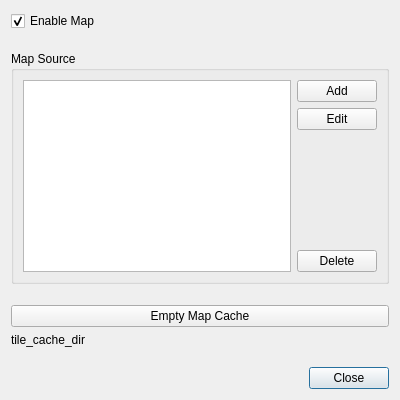
<?xml version="1.0" encoding="UTF-8"?>
<ui version="4.0">
 <class>mapPropertiesDialog</class>
 <widget class="QDialog" name="mapPropertiesDialog">
  <property name="geometry">
   <rect>
    <x>0</x>
    <y>0</y>
    <width>400</width>
    <height>400</height>
   </rect>
  </property>
  <property name="windowTitle">
   <string>Map Preferences</string>
  </property>
  <layout class="QVBoxLayout" name="verticalLayout">
   <item>
    <widget class="QCheckBox" name="mapCheckBox">
     <property name="text">
      <string>Enable Map</string>
     </property>
     <property name="checked">
      <bool>true</bool>
     </property>
    </widget>
   </item>
   <item>
    <spacer name="verticalSpacer_2">
     <property name="orientation">
      <enum>Qt::Vertical</enum>
     </property>
     <property name="sizeHint" stdset="0">
      <size>
       <width>20</width>
       <height>0</height>
      </size>
     </property>
    </spacer>
   </item>
   <item>
    <widget class="QGroupBox" name="groupBox">
     <property name="enabled">
      <bool>true</bool>
     </property>
     <property name="title">
      <string>Map Source</string>
     </property>
     <layout class="QGridLayout" name="gridLayout">
      <item row="0" column="0" rowspan="4">
       <widget class="QListWidget" name="mapAdapterListWidget">
        <property name="alternatingRowColors">
         <bool>true</bool>
        </property>
        <property name="selectionBehavior">
         <enum>QAbstractItemView::SelectRows</enum>
        </property>
        <property name="currentRow">
         <number>-1</number>
        </property>
       </widget>
      </item>
      <item row="0" column="1">
       <widget class="QPushButton" name="mapAdapterAddButton">
        <property name="text">
         <string>Add</string>
        </property>
        <property name="autoDefault">
         <bool>false</bool>
        </property>
       </widget>
      </item>
      <item row="1" column="1">
       <widget class="QPushButton" name="mapAdapterEditButton">
        <property name="text">
         <string>Edit</string>
        </property>
        <property name="autoDefault">
         <bool>false</bool>
        </property>
       </widget>
      </item>
      <item row="3" column="1">
       <widget class="QPushButton" name="mapAdapterDeleteButton">
        <property name="text">
         <string>Delete</string>
        </property>
        <property name="autoDefault">
         <bool>false</bool>
        </property>
       </widget>
      </item>
      <item row="2" column="1">
       <spacer name="verticalSpacer_4">
        <property name="orientation">
         <enum>Qt::Vertical</enum>
        </property>
        <property name="sizeHint" stdset="0">
         <size>
          <width>20</width>
          <height>68</height>
         </size>
        </property>
       </spacer>
      </item>
     </layout>
    </widget>
   </item>
   <item>
    <spacer name="verticalSpacer_3">
     <property name="orientation">
      <enum>Qt::Vertical</enum>
     </property>
     <property name="sizeHint" stdset="0">
      <size>
       <width>20</width>
       <height>11</height>
      </size>
     </property>
    </spacer>
   </item>
   <item>
    <widget class="QPushButton" name="emptyCacheButton">
     <property name="text">
      <string>Empty Map Cache</string>
     </property>
     <property name="autoDefault">
      <bool>false</bool>
     </property>
    </widget>
   </item>
   <item>
    <widget class="QLabel" name="cacheDirLabel">
     <property name="text">
      <string>tile_cache_dir</string>
     </property>
    </widget>
   </item>
   <item>
    <spacer name="verticalSpacer">
     <property name="orientation">
      <enum>Qt::Vertical</enum>
     </property>
     <property name="sizeHint" stdset="0">
      <size>
       <width>20</width>
       <height>0</height>
      </size>
     </property>
    </spacer>
   </item>
   <item>
    <widget class="QDialogButtonBox" name="buttonBox">
     <property name="orientation">
      <enum>Qt::Horizontal</enum>
     </property>
     <property name="standardButtons">
      <set>QDialogButtonBox::Close</set>
     </property>
     <property name="centerButtons">
      <bool>false</bool>
     </property>
    </widget>
   </item>
  </layout>
 </widget>
 <resources/>
 <connections>
  <connection>
   <sender>buttonBox</sender>
   <signal>accepted()</signal>
   <receiver>mapPropertiesDialog</receiver>
   <slot>accept()</slot>
   <hints>
    <hint type="sourcelabel">
     <x>248</x>
     <y>254</y>
    </hint>
    <hint type="destinationlabel">
     <x>157</x>
     <y>274</y>
    </hint>
   </hints>
  </connection>
  <connection>
   <sender>buttonBox</sender>
   <signal>rejected()</signal>
   <receiver>mapPropertiesDialog</receiver>
   <slot>reject()</slot>
   <hints>
    <hint type="sourcelabel">
     <x>316</x>
     <y>260</y>
    </hint>
    <hint type="destinationlabel">
     <x>286</x>
     <y>274</y>
    </hint>
   </hints>
  </connection>
 </connections>
</ui>
